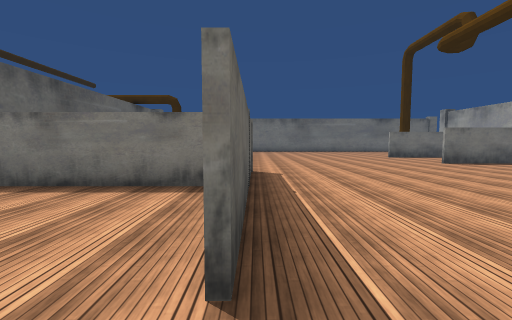
View 1 (above)

15 first-person views from a walk through a scene from a Unity 3-D project. The camera is 1.4 m above the floor, tilts 4° down and sees 90° across. The floor is counted in squares, 2 m on a side. Each view is taken from the middle of a square. On the plan, view 1 faces up. The plan holds only what a view shows up to about 9 squares ahead; the rest is blank. The place goes on beyond the plan. The player character is not drawn. Some surface patterns are stand-ins.

View 2
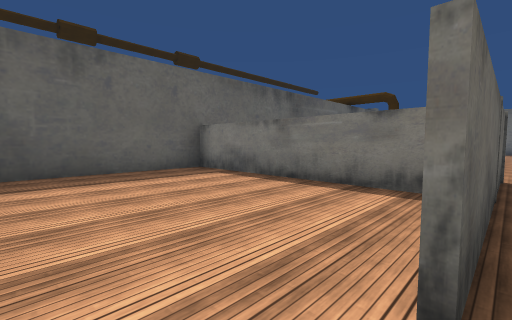

View 3
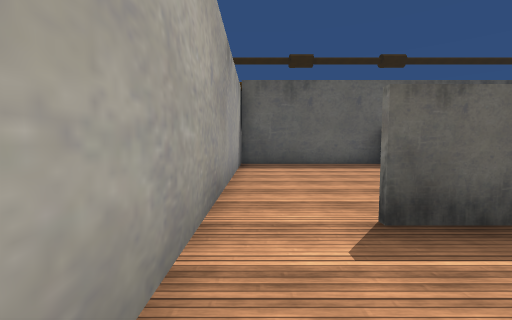

View 4
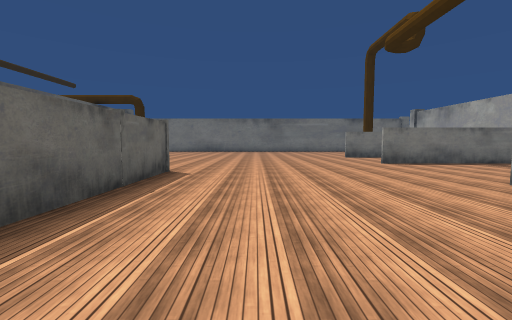

View 5
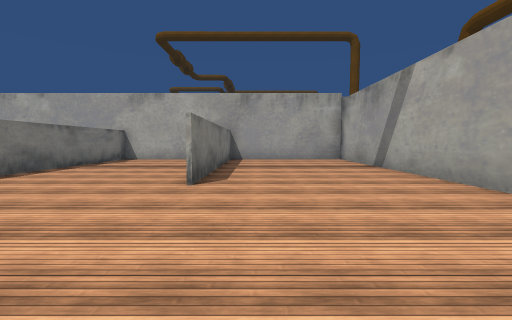

View 6
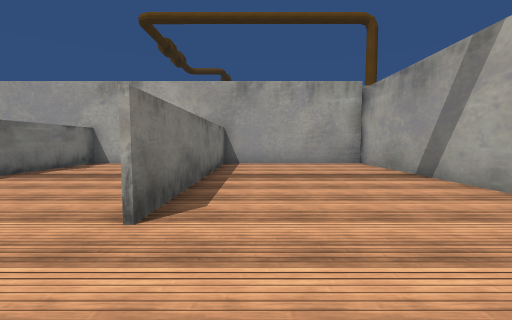

View 7
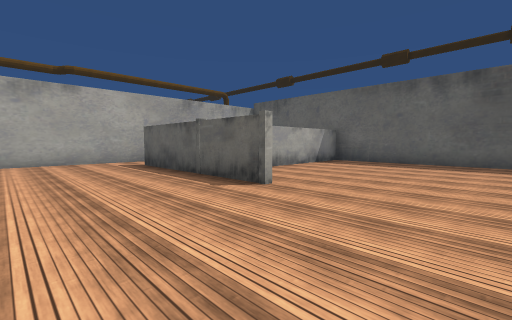

View 8
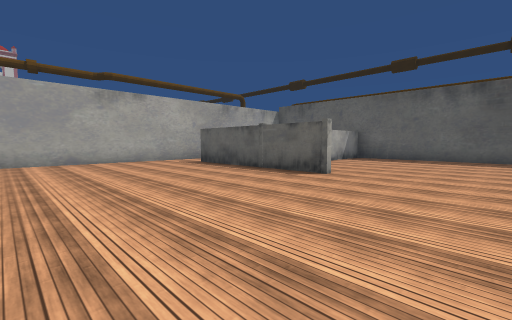

View 9
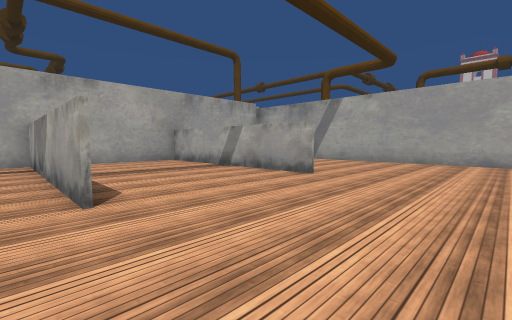

View 10
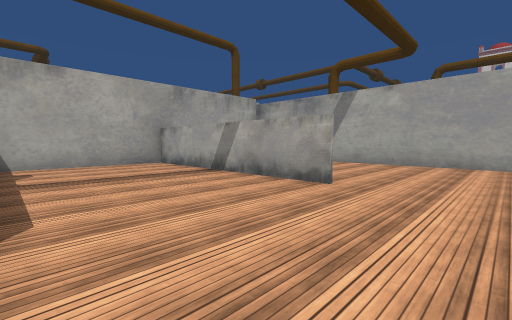

View 11
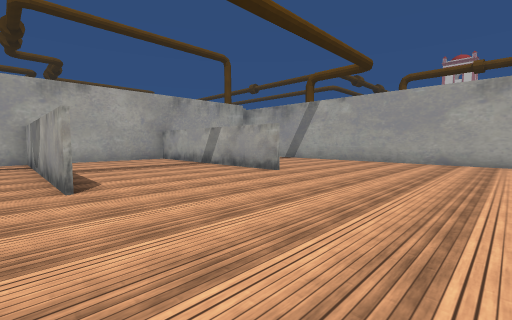

View 12
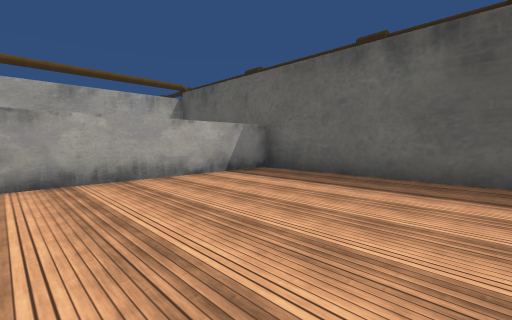

View 13
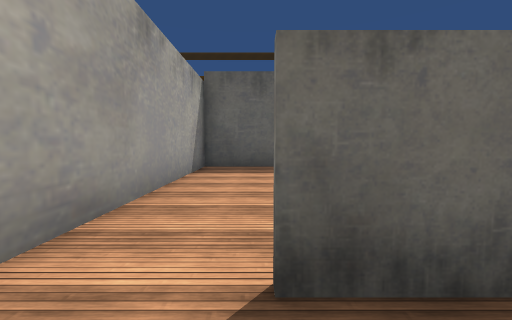

View 14
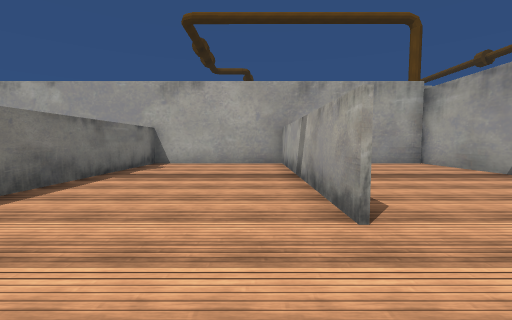

View 15
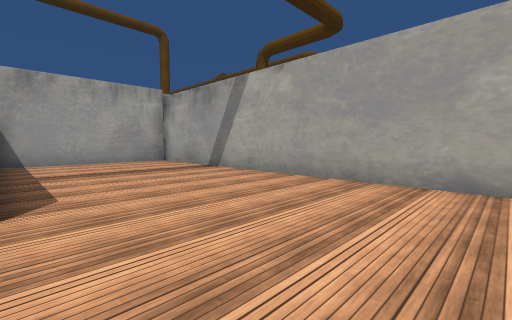

### Floor plan
Points are (right, up) in squares from view 1. A wall is a line through its corners. A room is listed if a view was taken in it or the views show most of it. See-through windows are left out.
Room 1 (views 1, 2)
walls: (-0.8, 4) (-6.4, 4); (-6.3, 3.9) (-6.3, -0.5) (0.4, -0.5)
ways out: opening at (0, 0.5) to room 2
Room 2 (views 3, 4, 5, 6, 7, 8, 9, 10, 11, 12, 13, 14, 15)
walls: (6.1, 4.1) (12.5, 4.1); (6.1, 8.4) (12.5, 8.4); (-0.1, 6.2) (-0.1, 1); (0.4, -0.5) (12.4, -0.5) (12.4, 9.1); (12.5, 4) (6.1, 4); (12.5, 8.3) (6.1, 8.3); (-6.4, 4.1) (-0.9, 4.1); (-6.3, 9.1) (-6.3, 3.9)
ways out: opening at (0, 0.5) to room 1

Where each view was taken, in squares from view 1:
view 1: 0 up, 0 right, facing up
view 2: 0 up, 0 right, facing up-left
view 3: 0 up, 2 right, facing left
view 4: 0 up, 2 right, facing up
view 5: 3 up, 2 right, facing right
view 6: 3 up, 4 right, facing right
view 7: 9 up, 3 right, facing down-left
view 8: 9 up, 5 right, facing down-left
view 9: 9 up, 3 right, facing down-right
view 10: 8 up, 4 right, facing down-right
view 11: 9 up, 2 right, facing down-right
view 12: 9 up, 1 left, facing down-left
view 13: 1 up, 1 right, facing left
view 14: 5 up, 4 right, facing right
view 15: 4 up, 3 right, facing down-right
